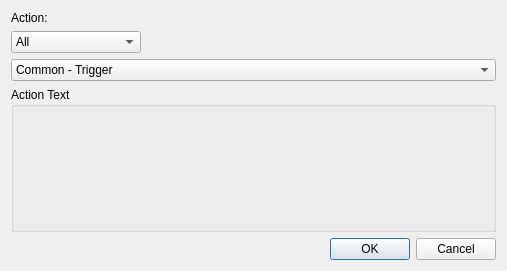
<?xml version="1.0" encoding="UTF-8"?>
<ui version="4.0">
 <class>ActionDialog</class>
 <widget class="QDialog" name="ActionDialog">
  <property name="geometry">
   <rect>
    <x>0</x>
    <y>0</y>
    <width>507</width>
    <height>271</height>
   </rect>
  </property>
  <property name="windowTitle">
   <string>Configure Action</string>
  </property>
  <property name="windowIcon">
   <iconset resource="../qrc/editor.qrc">
    <normaloff>:/ico101.ico</normaloff>:/ico101.ico</iconset>
  </property>
  <layout class="QVBoxLayout" name="verticalLayout">
   <item>
    <widget class="QLabel" name="label">
     <property name="text">
      <string>Action:</string>
     </property>
    </widget>
   </item>
   <item>
    <layout class="QHBoxLayout" name="horizontalLayout">
     <item>
      <widget class="QComboBox" name="comboBox">
       <property name="minimumSize">
        <size>
         <width>130</width>
         <height>0</height>
        </size>
       </property>
       <item>
        <property name="text">
         <string>All</string>
        </property>
       </item>
       <item>
        <property name="text">
         <string>Object</string>
        </property>
       </item>
       <item>
        <property name="text">
         <string>Unit</string>
        </property>
       </item>
      </widget>
     </item>
     <item>
      <spacer name="horizontalSpacer">
       <property name="orientation">
        <enum>Qt::Horizontal</enum>
       </property>
       <property name="sizeHint" stdset="0">
        <size>
         <width>40</width>
         <height>20</height>
        </size>
       </property>
      </spacer>
     </item>
    </layout>
   </item>
   <item>
    <widget class="QComboBox" name="actionBox">
     <property name="sizePolicy">
      <sizepolicy hsizetype="Preferred" vsizetype="Fixed">
       <horstretch>1</horstretch>
       <verstretch>0</verstretch>
      </sizepolicy>
     </property>
     <item>
      <property name="text">
       <string>Common - Trigger</string>
      </property>
     </item>
     <item>
      <property name="text">
       <string>Unit - Say</string>
      </property>
     </item>
     <item>
      <property name="text">
       <string>Unit - Yell</string>
      </property>
     </item>
     <item>
      <property name="text">
       <string>Object - Set State</string>
      </property>
     </item>
     <item>
      <property name="text">
       <string>Object - Set Spawn State</string>
      </property>
     </item>
     <item>
      <property name="text">
       <string>Object - Set Respawn State</string>
      </property>
     </item>
     <item>
      <property name="text">
       <string>Unit - Cast Spell</string>
      </property>
     </item>
     <item>
      <property name="text">
       <string>Common - Delay</string>
      </property>
     </item>
     <item>
      <property name="text">
       <string>Unit - Move To</string>
      </property>
     </item>
     <item>
      <property name="text">
       <string>Unit - Set Combat Movement</string>
      </property>
     </item>
     <item>
      <property name="text">
       <string>Unit - Stop Auto Attack</string>
      </property>
     </item>
     <item>
      <property name="text">
       <string>Unit - Cancel Cast</string>
      </property>
     </item>
     <item>
      <property name="text">
       <string>Unit - Set Stand State</string>
      </property>
     </item>
     <item>
      <property name="text">
       <string>Unit - Set Virtual Equipment Slot</string>
      </property>
     </item>
     <item>
      <property name="text">
       <string>Unit - Set Phase</string>
      </property>
     </item>
     <item>
      <property name="text">
       <string>Unit - Set Spell Cooldown</string>
      </property>
     </item>
     <item>
      <property name="text">
       <string>Player - Quest Kill Credit</string>
      </property>
     </item>
     <item>
      <property name="text">
       <string>Player - Quest Event / Exploration</string>
      </property>
     </item>
     <item>
      <property name="text">
       <string>Object - Set Variable</string>
      </property>
     </item>
    </widget>
   </item>
   <item>
    <widget class="QGroupBox" name="groupBox">
     <property name="sizePolicy">
      <sizepolicy hsizetype="Preferred" vsizetype="Preferred">
       <horstretch>0</horstretch>
       <verstretch>1</verstretch>
      </sizepolicy>
     </property>
     <property name="title">
      <string>Action Text</string>
     </property>
     <layout class="QVBoxLayout" name="verticalLayout_2">
      <item>
       <widget class="QLabel" name="actionTextLabel">
        <property name="textFormat">
         <enum>Qt::AutoText</enum>
        </property>
        <property name="scaledContents">
         <bool>false</bool>
        </property>
        <property name="alignment">
         <set>Qt::AlignLeading|Qt::AlignLeft|Qt::AlignTop</set>
        </property>
        <property name="wordWrap">
         <bool>true</bool>
        </property>
        <property name="openExternalLinks">
         <bool>false</bool>
        </property>
       </widget>
      </item>
     </layout>
    </widget>
   </item>
   <item>
    <widget class="QDialogButtonBox" name="buttonBox">
     <property name="orientation">
      <enum>Qt::Horizontal</enum>
     </property>
     <property name="standardButtons">
      <set>QDialogButtonBox::Cancel|QDialogButtonBox::Ok</set>
     </property>
     <property name="centerButtons">
      <bool>false</bool>
     </property>
    </widget>
   </item>
  </layout>
 </widget>
 <resources>
  <include location="../qrc/editor.qrc"/>
 </resources>
 <connections>
  <connection>
   <sender>buttonBox</sender>
   <signal>accepted()</signal>
   <receiver>ActionDialog</receiver>
   <slot>accept()</slot>
   <hints>
    <hint type="sourcelabel">
     <x>248</x>
     <y>254</y>
    </hint>
    <hint type="destinationlabel">
     <x>157</x>
     <y>274</y>
    </hint>
   </hints>
  </connection>
  <connection>
   <sender>buttonBox</sender>
   <signal>rejected()</signal>
   <receiver>ActionDialog</receiver>
   <slot>reject()</slot>
   <hints>
    <hint type="sourcelabel">
     <x>316</x>
     <y>260</y>
    </hint>
    <hint type="destinationlabel">
     <x>286</x>
     <y>274</y>
    </hint>
   </hints>
  </connection>
 </connections>
</ui>
